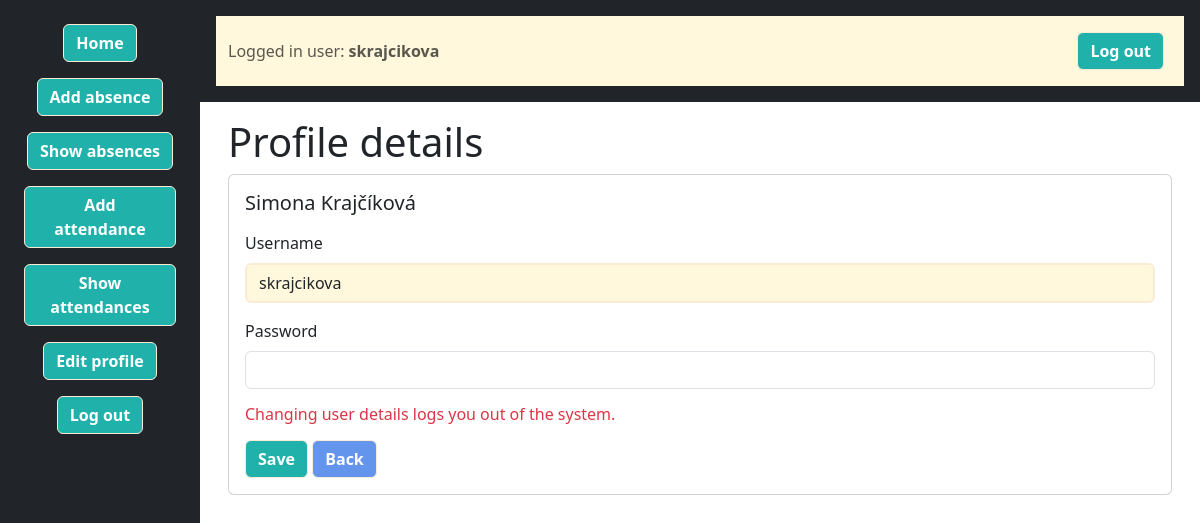
/?c=employee&a=editUser&name=skrajcikova (signed in), run on an earlier commit of the app's database.
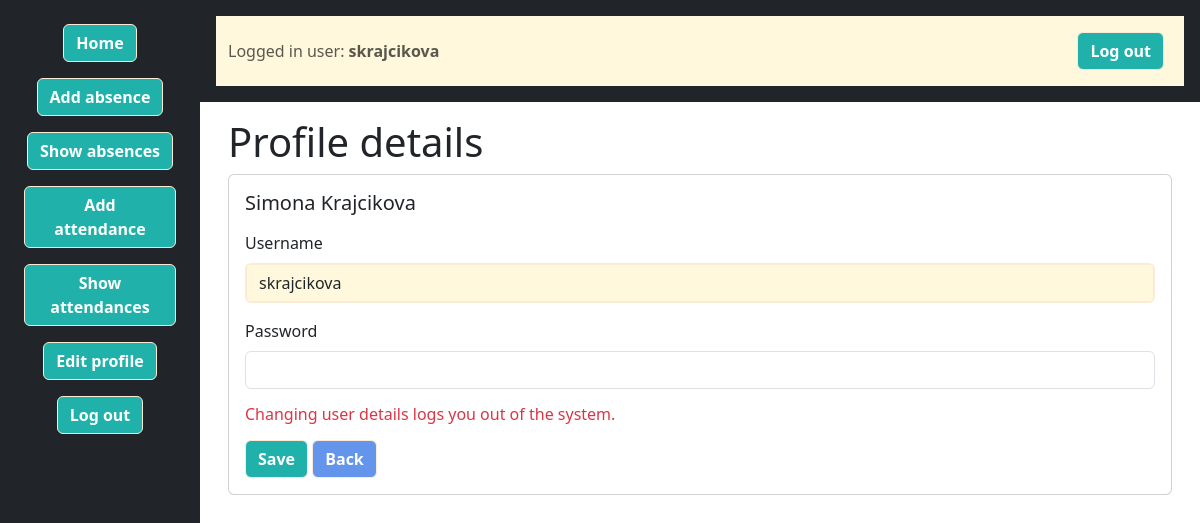
And on a later commit of the database.
### tables this page shows
CREATE TABLE employees
(
    id              INT PRIMARY KEY AUTO_INCREMENT,
    firstName       VARCHAR(50) NOT NULL,
    lastName        VARCHAR(50) NOT NULL,
    birthDate       DATE NOT NULL,
    address         VARCHAR(100) NOT NULL,
    email           VARCHAR(50) NOT NULL UNIQUE,
    phone           VARCHAR(20) NOT NULL,
    position        VARCHAR(50) NOT NULL,
    departmentId    INT NULL,
    hireDate        DATE NOT NULL,

    FOREIGN KEY (departmentId) REFERENCES departments(id)
);

### Framework/Http/Responses/Response.php (called while the page is built, shortened)
<?php
abstract class Response
{
    public function send(): void
    {
        $this->generate();
    }
}

### public/index.php (called while the page is built, shortened)
<?php
require __DIR__ . '/../Framework/ClassLoader.php';
try {
    $app = new App();
    $app->run();
} catch (Exception $e) {
    die('An error occurred: ' . $e->getMessage());
}

### Framework/ClassLoader.php (called while the page is built, shortened)
<?php
class ClassLoader
{
    public static function Boot(): void
    {
        spl_autoload_register(function ($class_name) {
            $baseDir = realpath(dirname(__DIR__));
            $relativePath = str_replace('\\', DIRECTORY_SEPARATOR, ltrim($class_name, '\\')) . '.php';
            $file = $baseDir . DIRECTORY_SEPARATOR . $relativePath;
        });
    }
}

### Framework/Http/Request.php (called while the page is built, shortened)
<?php
class Request
{
    private array $get;
    private array $post;
    private array $server;
    public function __construct()
    {
        $this->get = $_GET;
        $this->post = $_POST;
        $this->server = $_SERVER;
    }
    public function get(?string $key = null): mixed
    {
        return $key === null ? $this->get : ($this->get[$key] ?? null);
    }
    public function post(?string $key = null): mixed
    {
        return $key === null ? $this->post : ($this->post[$key] ?? null);
    }
    public function server(?string $key = null): mixed
    {
        return $key === null ? $this->server : ($this->server[$key] ?? null);
    }
    public function value(string $key): mixed
    {
        return $this->post($key) ?? $this->get($key);
    }
}

### App/Controllers/EmployeeController.php (called while the page is built, shortened)
<?php
class EmployeeController extends BaseController
{
    public function editUser(Request $request): Response
    {
        try {
            $name = $request->value('name');
            $users = User::getAll('`username` = ?', [$name]);
            $user = $users[0];
            $employeeId = $user->getEmployeeId();
            $employee = Employee::getOne($employeeId);
            return $this->html(['user' => $user, 'employee' => $employee, 'error' => $request->value('error')]);
        } catch (\Exception $e) {
            throw new HttpException(500, "DB Chyba: " . $e->getMessage());
        }
    }
}

### Framework/Core/Model.php (called while the page is built, shortened)
<?php
abstract class Model implements \JsonSerializable
{
    protected static array $columnsMap = [];
    private static array $dbColumns = [];
    private static IDbConvention $dbConventions;
    protected static function getTableName(): string
    {
        return self::getConventions()->getTableName(get_called_class());
    }
    protected static function getPkColumnName(): string
    {
        return self::getConventions()->getPkColumnName(get_called_class());
    }
    protected static function getColumnsMap(): array
    {
        return static::$columnsMap ?? [];
    }
    public static function getAll(
        ?string $whereClause = null,
        array   $whereParams = [],
        ?string $orderBy = null,
        ?int    $limit = null,
        ?int    $offset = null
    ): array
    {
        try {
            $sql = "SELECT " . static::getDBColumnNamesList() . " FROM `" . static::getTableName() . "`";
            if ($whereClause != null) {
                $sql .= " WHERE $whereClause";
            }
            $stmt = Connection::getInstance()->prepare($sql);
            $stmt->execute($whereParams);
            $models = $stmt->fetchAll(PDO::FETCH_CLASS | PDO::FETCH_PROPS_LATE, static::class);
            $dataSet = new ResultSet($models);
            return $models;
        } catch (PDOException $exception) {
            throw new Exception('Query failed: ' . $exception->getMessage(), 0, $exception);
        }
    }
    private static function getDbColumns(): array
    {
        try {
            $sql = "DESCRIBE " . static::getTableName();
            $stmt = Connection::getInstance()->prepare($sql);
            $stmt->execute([]);
            self::$dbColumns[static::class] = array_column($stmt->fetchAll(), 'Field');
            return self::$dbColumns[static::class];
        } catch (PDOException $exception) {
            throw new Exception('Query failed: ' . $exception->getMessage(), 0, $exception);
        }
    }
    private function getIdValue(): mixed
    {
        $pk = static::getPkColumnName();
        $prop = static::toPropertyName($pk);
        return isset($this->{$prop}) ? $this->{$prop} : null;
    }
    private static function getModelProperties(): array
    {
        $reflection = new \ReflectionClass(static::class);
        $properties = [];
        foreach ($reflection->getProperties() as $property) {
            $propertyName = $property->getName();
            if ($property->isStatic()) {
                continue;
            }
            $properties[$propertyName] = true;
        }
        return $properties;
    }
    private static function getDBColumnNamesList(): string
    {
        $dbColumns = [];
        foreach (static::getDbColumns() as $columnName) {
            $propertyName = static::toPropertyName($columnName);
            if ($propertyName != $columnName) {
                $dbColumns[] = "`$columnName` AS {$propertyName}";
            } else {
                $dbColumns[] = $columnName;
            }
        }
        return implode(', ', $dbColumns);
    }
    private static function toPropertyName(string $columnName): string
    {
        $customMapping = static::getColumnsMap();
        if (isset($customMapping[$columnName])) {
            return $customMapping[$columnName];
        } else {
            return static::getConventions()->toPropertyName($columnName);
        }
    }
    private static function getConventions(): IDbConvention
    {
        if (!isset(static::$dbConventions)) {
            static::$dbConventions = new (Configuration::DB_CONVENTIONS_CLASS)();
        }
        return static::$dbConventions;
    }
}

### Framework/Support/Inflect.php (called while the page is built, shortened)
<?php
class Inflect
{
    public static $plural = array(
        '/(quiz)$/i' => "$1zes",
        '/^(ox)$/i' => "$1en",
        '/([m|l])ouse$/i' => "$1ice",
        '/(matr|vert|ind)ix|ex$/i' => "$1ices",
        '/(x|ch|ss|sh)$/i' => "$1es",
        '/([^aeiouy]|qu)y$/i' => "$1ies",
        '/(hive)$/i' => "$1s",
        '/(?:([^f])fe|([lr])f)$/i' => "$1$2ves",
        '/(shea|lea|loa|thie)f$/i' => "$1ves",
        '/sis$/i' => "ses",
        '/([ti])um$/i' => "$1a",
        '/(tomat|potat|ech|her|vet)o$/i' => "$1oes",
        '/(bu)s$/i' => "$1ses",
        '/(alias)$/i' => "$1es",
        '/(octop)us$/i' => "$1i",
        '/(ax|test)is$/i' => "$1es",
        '/(us)$/i' => "$1es",
        '/s$/i' => "s",
        '/$/' => "s"
    );
    public static $irregular = array(
        'move' => 'moves',
        'foot' => 'feet',
        'goose' => 'geese',
        'sex' => 'sexes',
        'child' => 'children',
        'man' => 'men',
        'tooth' => 'teeth',
        'person' => 'people',
        'valve' => 'valves'
    );
    public static function pluralize($string)
    {
        foreach (self::$irregular as $pattern => $result) {
            $pattern = '/' . $pattern . '$/i';
        }
        foreach (self::$plural as $pattern => $result) {
            if (preg_match($pattern, $string)) {
                return preg_replace($pattern, $result, $string);
            }
        }
        return $string;
    }
}

### Framework/DB/DefaultConventions.php (called while the page is built, shortened)
<?php
class DefaultConventions implements IDbConvention
{
    public function getTableName(string $className): string
    {
        $arr = explode("\\", $className);
        return Inflect::pluralize(strtolower(end($arr)));
    }
    public function getPkColumnName(string $className): string
    {
        return 'id';
    }
    public function toPropertyName(string $columnName): string
    {
        return $columnName;
    }
}

### Framework/DB/Connection.php (called while the page is built, shortened)
<?php
class Connection
{
    private static ?Connection $instance = null;
    private PDO $db;
    public function __construct(PDO $db)
    {
        $this->db = $db;
    }
    public static function getInstance(): Connection
    {
        try {
            if (self::$instance == null) {
                $db = new PDO(
                    'mysql:dbname=' . Configuration::DB_NAME . ';host=' . Configuration::DB_HOST,
                    Configuration::DB_USER,
                    Configuration::DB_PASS
                );
                $db->setAttribute(PDO::ATTR_ERRMODE, PDO::ERRMODE_EXCEPTION);
                $db->setAttribute(PDO::ATTR_EMULATE_PREPARES, true);
                self::$instance = new self($db);
            }
            return self::$instance;
        } catch (PDOException $e) {
            throw new Exception('Connection failed: ' . $e->getMessage());
        }
    }
    public function prepare(string $sql): DebugStatement
    {
        try {
            return new DebugStatement($this->db->prepare($sql));
        } catch (PDOException $e) {
            throw new Exception('Prepare failed: ' . $e->getMessage());
        }
    }
}

### Framework/DB/DebugStatement.php (called while the page is built, shortened)
<?php
class DebugStatement
{
    private PDOStatementAlias $stmt;
    public function __construct($stmt)
    {
        $this->stmt = $stmt;
    }
    public function execute(?array $params = null): bool
    {
        $result = $this->stmt->execute($params);
        $this->stmt->debugDumpParams();
        return $result;
    }
    public function __call(string $name, array $arguments): mixed
    {
        return $this->stmt->{$name}(...$arguments);
    }
}

### Framework/Support/LinkGenerator.php (called while the page is built, shortened)
<?php
class LinkGenerator
{
    private Request $request;
    public function __construct(Request $request, Router $router)
    {
        $this->request = $request;
    }
    public function url(
        string|array $destination,
        array $parameters = [],
        bool $absolute = false,
        bool $appendParameters = false
    ): string {
        list($controller, $action) = explode(".", $destination);
        $args = $appendParameters ? $this->request->get() : [];
        $args = ["c" => lcfirst($controller), "a" => $action != "index" ? $action : null] + $parameters + $args;
        $basePath = $absolute ? $this->request->getBaseUrl() : "";
        return $basePath . "?" . http_build_query($args);
    }
    public function asset(string $path, bool $absolute = false): string
    {
        $scriptPath = $this->request->server('PHP_SELF') ?? '/';
        $dir = rtrim(str_replace('\\', '/', dirname($scriptPath)), '/');
        $assetPath = '/' . ltrim($path, '/');
        return ($dir ?: '') . $assetPath;
    }
}

### App/Views/Layouts/root.layout.view.php (the view, shortened to what the changed rows need)
<!DOCTYPE html>
<html lang="sk">
<head>
    <link href="https://cdn.jsdelivr.net/npm/bootstrap@5.3.2/dist/css/bootstrap.min.css" rel="stylesheet"
>
    <link rel="stylesheet" href="<?= $link->asset('css/styl.css') ?>">
</head>
<body>
<div class="container-fluid vh-100">
    <div class="row h-100">
        <div class=" main-content col-12 col-md-9 col-lg-10 d-flex flex-column p-0">
            <div class="flex-grow-1 p-3">
                <div class="web-content">
                    <?= $contentHTML ?>
                </div>
            </div>
        </div>
    </div>
</div>
</body>
</html>

### App/Views/Employee/editUser.view.php (shortened to what the changed rows need)
<div class="container">
    <h1>Profile details</h1>
    <div class="card mb-3">
        <div class="card-body">
            <h5 class="card-title"><?= htmlspecialchars($employee->getFirstName() . ' ' . $employee->getLastName(), ENT_QUOTES); ?></h5>
            <form method="post" action="<?= $link->url('employee.updateUser')?>">
                <div class="mb-3">
                </div>
                <div class="mb-3">
                </div>
                <button type="submit" class="btn btn-primary">Save</button>
                <a href="<?= $link->url('employee.index', ['name' => $user->getName()]) ?>" class="btn btn-secondary">
                </a>
            </form>
        </div>
    </div>
</div>

What changed in the data, as far as the page shows it:
changed employees: $employee->getFirstName() . ' ' . $employee->getLastName() "Simona Krajčíková" → "Simona Krajcikova"
